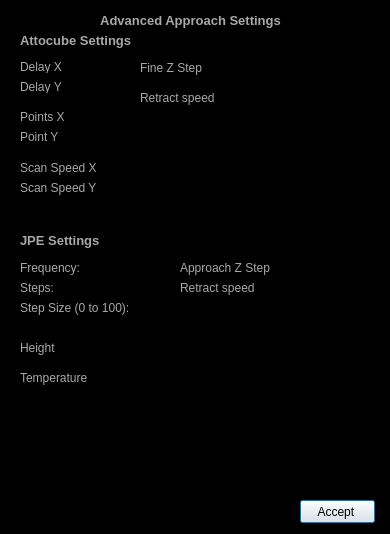
<?xml version="1.0" encoding="UTF-8"?>
<ui version="4.0">
 <class>Dialog</class>
 <widget class="QDialog" name="Dialog">
  <property name="geometry">
   <rect>
    <x>0</x>
    <y>0</y>
    <width>390</width>
    <height>534</height>
   </rect>
  </property>
  <property name="sizePolicy">
   <sizepolicy hsizetype="Fixed" vsizetype="Fixed">
    <horstretch>0</horstretch>
    <verstretch>0</verstretch>
   </sizepolicy>
  </property>
  <property name="minimumSize">
   <size>
    <width>390</width>
    <height>235</height>
   </size>
  </property>
  <property name="maximumSize">
   <size>
    <width>390</width>
    <height>700</height>
   </size>
  </property>
  <property name="windowTitle">
   <string>Advanced Approach Settings</string>
  </property>
  <property name="styleSheet">
   <string notr="true">#Dialog{background-color: rgb(0,0,0);}

QLabel{
color:rgb(168,168,168)
}</string>
  </property>
  <widget class="QLabel" name="label_title">
   <property name="geometry">
    <rect>
     <x>40</x>
     <y>10</y>
     <width>301</width>
     <height>20</height>
    </rect>
   </property>
   <property name="font">
    <font>
     <pointsize>10</pointsize>
     <weight>75</weight>
     <bold>true</bold>
    </font>
   </property>
   <property name="styleSheet">
    <string notr="true">#label_title{
color:rgb(168,168,168)
}</string>
   </property>
   <property name="text">
    <string>Advanced Approach Settings</string>
   </property>
   <property name="alignment">
    <set>Qt::AlignCenter</set>
   </property>
  </widget>
  <widget class="QPushButton" name="pushButton">
   <property name="geometry">
    <rect>
     <x>300</x>
     <y>500</y>
     <width>75</width>
     <height>23</height>
    </rect>
   </property>
   <property name="text">
    <string>Accept </string>
   </property>
  </widget>
  <widget class="QLabel" name="label">
   <property name="geometry">
    <rect>
     <x>20</x>
     <y>60</y>
     <width>47</width>
     <height>13</height>
    </rect>
   </property>
   <property name="text">
    <string>Delay X</string>
   </property>
  </widget>
  <widget class="QLabel" name="label_2">
   <property name="geometry">
    <rect>
     <x>20</x>
     <y>110</y>
     <width>47</width>
     <height>13</height>
    </rect>
   </property>
   <property name="text">
    <string>Points X</string>
   </property>
  </widget>
  <widget class="QLabel" name="label_3">
   <property name="geometry">
    <rect>
     <x>20</x>
     <y>80</y>
     <width>47</width>
     <height>13</height>
    </rect>
   </property>
   <property name="text">
    <string>Delay Y</string>
   </property>
  </widget>
  <widget class="QLabel" name="label_4">
   <property name="geometry">
    <rect>
     <x>20</x>
     <y>130</y>
     <width>47</width>
     <height>13</height>
    </rect>
   </property>
   <property name="text">
    <string>Point Y</string>
   </property>
  </widget>
  <widget class="QLabel" name="label_5">
   <property name="geometry">
    <rect>
     <x>140</x>
     <y>60</y>
     <width>81</width>
     <height>16</height>
    </rect>
   </property>
   <property name="text">
    <string>Fine Z Step</string>
   </property>
  </widget>
  <widget class="QLabel" name="label_6">
   <property name="geometry">
    <rect>
     <x>180</x>
     <y>260</y>
     <width>101</width>
     <height>16</height>
    </rect>
   </property>
   <property name="text">
    <string>Approach Z Step</string>
   </property>
  </widget>
  <widget class="QLabel" name="label_7">
   <property name="geometry">
    <rect>
     <x>180</x>
     <y>280</y>
     <width>101</width>
     <height>16</height>
    </rect>
   </property>
   <property name="text">
    <string>Retract speed</string>
   </property>
  </widget>
  <widget class="QLabel" name="label_8">
   <property name="geometry">
    <rect>
     <x>20</x>
     <y>160</y>
     <width>111</width>
     <height>16</height>
    </rect>
   </property>
   <property name="text">
    <string>Scan Speed X</string>
   </property>
  </widget>
  <widget class="QLabel" name="label_9">
   <property name="geometry">
    <rect>
     <x>20</x>
     <y>180</y>
     <width>111</width>
     <height>16</height>
    </rect>
   </property>
   <property name="text">
    <string>Scan Speed Y</string>
   </property>
  </widget>
  <widget class="QLabel" name="label_title_4">
   <property name="geometry">
    <rect>
     <x>20</x>
     <y>30</y>
     <width>311</width>
     <height>20</height>
    </rect>
   </property>
   <property name="font">
    <font>
     <pointsize>10</pointsize>
     <weight>75</weight>
     <bold>true</bold>
    </font>
   </property>
   <property name="styleSheet">
    <string notr="true">#label_title{
color:rgb(168,168,168)
}</string>
   </property>
   <property name="text">
    <string>Attocube Settings</string>
   </property>
   <property name="alignment">
    <set>Qt::AlignLeading|Qt::AlignLeft|Qt::AlignVCenter</set>
   </property>
  </widget>
  <widget class="QLabel" name="label_title_5">
   <property name="geometry">
    <rect>
     <x>20</x>
     <y>230</y>
     <width>311</width>
     <height>20</height>
    </rect>
   </property>
   <property name="font">
    <font>
     <pointsize>10</pointsize>
     <weight>75</weight>
     <bold>true</bold>
    </font>
   </property>
   <property name="styleSheet">
    <string notr="true">#label_title{
color:rgb(168,168,168)
}</string>
   </property>
   <property name="text">
    <string>JPE Settings</string>
   </property>
   <property name="alignment">
    <set>Qt::AlignLeading|Qt::AlignLeft|Qt::AlignVCenter</set>
   </property>
  </widget>
  <widget class="QLabel" name="label_10">
   <property name="geometry">
    <rect>
     <x>20</x>
     <y>260</y>
     <width>111</width>
     <height>16</height>
    </rect>
   </property>
   <property name="text">
    <string>Frequency:</string>
   </property>
  </widget>
  <widget class="QLabel" name="label_11">
   <property name="geometry">
    <rect>
     <x>20</x>
     <y>280</y>
     <width>111</width>
     <height>16</height>
    </rect>
   </property>
   <property name="text">
    <string>Steps:</string>
   </property>
  </widget>
  <widget class="QLabel" name="label_12">
   <property name="geometry">
    <rect>
     <x>20</x>
     <y>300</y>
     <width>111</width>
     <height>16</height>
    </rect>
   </property>
   <property name="text">
    <string>Step Size (0 to 100):</string>
   </property>
  </widget>
  <widget class="QLabel" name="label_13">
   <property name="geometry">
    <rect>
     <x>20</x>
     <y>340</y>
     <width>111</width>
     <height>16</height>
    </rect>
   </property>
   <property name="text">
    <string>Height</string>
   </property>
  </widget>
  <widget class="QLabel" name="label_14">
   <property name="geometry">
    <rect>
     <x>20</x>
     <y>370</y>
     <width>111</width>
     <height>16</height>
    </rect>
   </property>
   <property name="text">
    <string>Temperature</string>
   </property>
  </widget>
  <widget class="QLabel" name="label_15">
   <property name="geometry">
    <rect>
     <x>140</x>
     <y>90</y>
     <width>101</width>
     <height>16</height>
    </rect>
   </property>
   <property name="text">
    <string>Retract speed</string>
   </property>
  </widget>
 </widget>
 <tabstops>
  <tabstop>pushButton</tabstop>
 </tabstops>
 <resources/>
 <connections/>
</ui>
